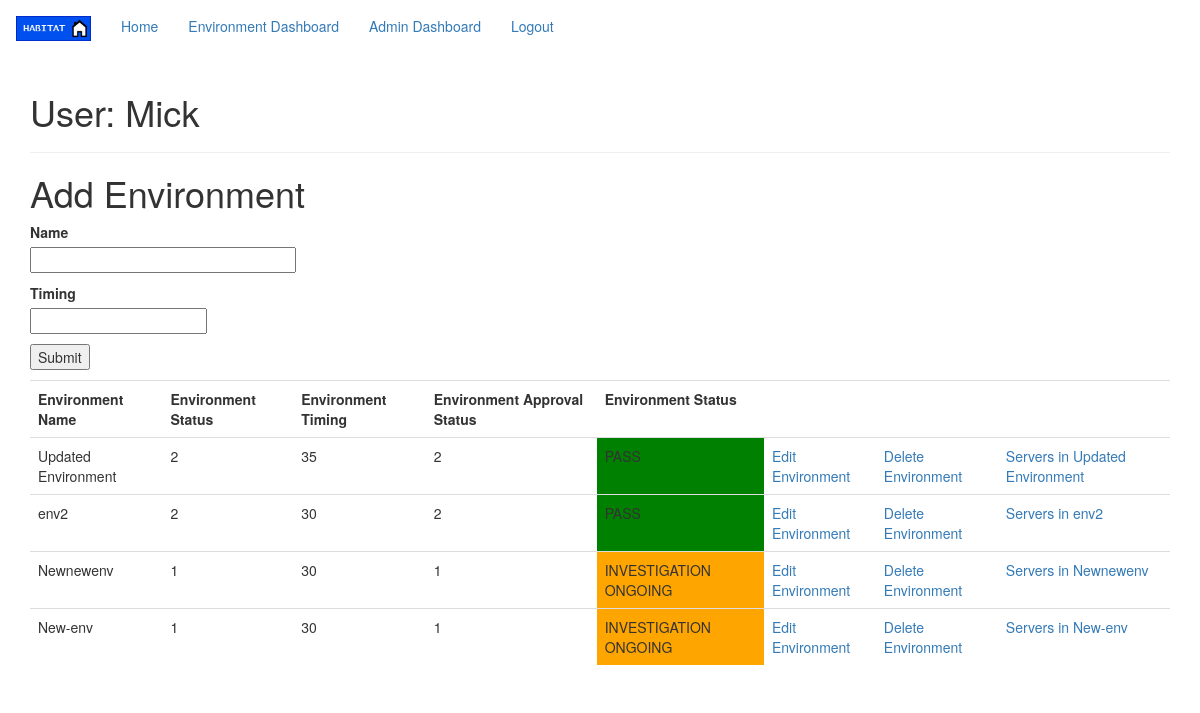
The app's page /environments/5 (signed in), older data.
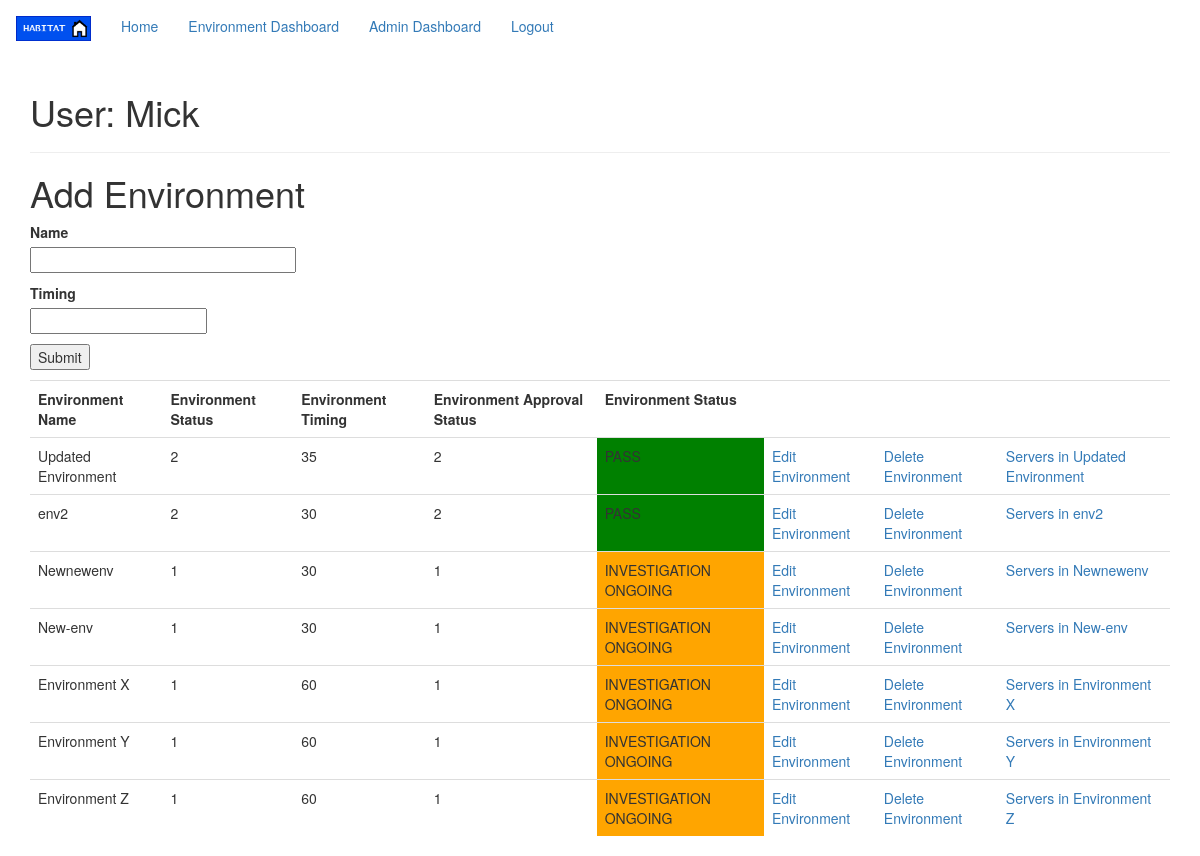
The same page, newer data.
### app/models/User.py (models this page shows, shortened)
class User(UserMixin, db.Model):
    id = db.Column(db.Integer, primary_key=True)
    username = db.Column(db.String(64), index=True, unique=True)
    email = db.Column(db.String(120), index=True, unique=True)
    password_hash = db.Column(db.String(128))
    environments = db.relationship('Environment', backref='env_user', lazy='dynamic')
    @login.user_loader
    def load_user(id):
        return User.query.get(int(id))

### app/models/Environment.py (models this page shows, shortened)
class Environment(db.Model):
    id = db.Column(db.Integer, primary_key=True)
    name = db.Column(db.String(120), index=True, unique=True)
    env_status = db.Column(db.Integer, index=True, default=1)
    status_timestamp = db.Column(db.DateTime, index=True, default=datetime.utcnow)
    approval_status = db.Column(db.Integer, index=True, default=1)
    approval_timestamp = (db.Column(db.DateTime, index=True, default=datetime.utcnow))
    timing = (db.Column(db.Integer, default=30))
    user_id_fk = db.Column(db.Integer, db.ForeignKey('user.id'))
    servers = db.relationship('Server', backref='server_in_env', lazy='dynamic')

### app/routes.py (the view)
@app.route('/environments/<id>', methods=["GET", "POST"])
@login_required
def environments(id):
    user = User.query.filter_by(id=id).first_or_404()
    environments = Environment.query.filter_by(user_id_fk=id).all()
    environment_id = environments[0].__dict__["id"]
    servers = Server.query.filter_by(env_id_fk=environment_id).all()
    form = EnvironmentForm()
    if request.form:
        environment = Environment(name=form.name.data, timing=form.timing.data, user_id_fk=id)
        db.session.add(environment)
        db.session.commit()
        redirect(url_for('environments', id=id))
    return render_template('environments.html', user=user, environments=environments, servers=servers, form=form)

### app/views/EnvironmentForm.py
class EnvironmentForm(FlaskForm):
    name = StringField('Name', validators=[DataRequired()])
    timing = IntegerField('Timing', validators=[DataRequired()])
    submit = SubmitField('Submit')

### app/templates/environments.html (shortened to what this page needs)
{% extends "navigation.html" %}
{% block app_content %}
<h1>User: {{ user.username }}</h1>
<hr>
<h1>Add Environment</h1>
<form action="" method="post">
    <p>
        {{ form.name.label }}<br>
        {{ form.name(size=32) }}<br>
    </p>
    <p>
        {{ form.timing.label }}<br>
        {{ form.timing(size=64) }}<br>
    </p>
    <p>{{ form.submit() }}</p>
</form>
<table class="table" style="width:100%">
    <tr>
        <th>Environment Name</th>
        <th>Environment Status</th>
        <th>Environment Timing</th>
        <th>Environment Approval Status</th>
        <th>Environment Status</th>
        <th></th>
        <th></th>
        <th></th>
    </tr>
    {% for environment in environments %}
    <tr>
        <td>{{ environment.name }}</td>
        <td>{{ environment.env_status }}</td>
        <td>{{ environment.timing }}</td>
        <td>{{ environment.approval_status }}</td>
        {% if environment.env_status == 2 %}
        <td style="background-color:green">PASS</td>
        {% elif environment.env_status == 1 %}
        <td style="background-color:orange">INVESTIGATION ONGOING</td>
        {% else %}
        <td style="background-color:red">FAIL</td>
        {% endif %}
        <td><a href="{{ url_for('edit_environment', env_id= environment.id ) }}">Edit Environment</a></td>
        <td><a href="{{ url_for('delete_environment', env_id= environment.id ) }}">Delete Environment</a></td>
        <td><a href="{{ url_for('servers', env_id_fk= environment.id ) }}">Servers in {{ environment.name }}</a></td>
    </tr>
    {% endfor %}
</table>
{% endblock %}

### app/templates/navigation.html (shortened to what this page needs)
{% extends 'bootstrap/base.html' %}
{% block navbar %}
    <nav class="navbar navbar-dark">
         <a class="navbar-brand" href="{{ url_for('index') }}">
             <img src="{{url_for('static', filename='logo.png')}}" width="75" height="25" class="d-inline-block align-top" alt="">
         </a>
         <div class="container">
            <div class="collapse navbar-collapse">
                <ul class="nav navbar-nav">
                    <li class = "nav-item"><a class = "nav-link" href="{{ url_for('index') }}">Home</a></li>
                    <li class = "nav-item"><a class = "nav-link" href="{{ url_for('environments', id=current_user.id) }}">Environment Dashboard</a></li>
                    <li class = "nav-item"><a class = "nav-link" href="#">Admin Dashboard</a></li>
                    {% if current_user.is_anonymous %}
                        <li class = "nav-item"><a class = "nav-link" href="{{ url_for('login') }}">Login</a></li>
                    {% else %}
                        <li class = "nav-item"><a class = "nav-link" href="{{ url_for('logout') }}">Logout</a></li>
                    {% endif %}
                </ul>
            </div>
         </div>
    </nav>
{% endblock %}
    {% block content %}
    <div class="container">
        {% block app_content %}{% endblock %}
    </div>
{% endblock %}

Row changes from the older to the newer data that the page shows:
added Environment: name "Environment X", env_status "1", timing "60", approval_status "1", shows "INVESTIGATION ONGOING"
added Environment: name "Environment Y", env_status "1", timing "60", approval_status "1", shows "INVESTIGATION ONGOING"
added Environment: name "Environment Z", env_status "1", timing "60", approval_status "1", shows "INVESTIGATION ONGOING"
